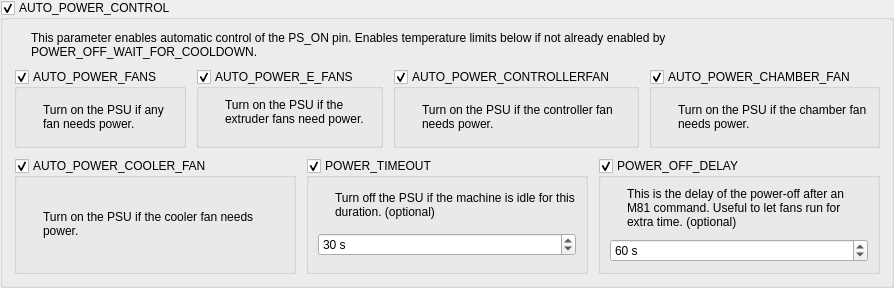
       <widget class="QGroupBox" name="uAutoPowerControlBox">
        <property name="enabled">
         <bool>true</bool>
        </property>
        <property name="title">
         <string>AUTO_POWER_CONTROL</string>
        </property>
        <property name="checkable">
         <bool>true</bool>
        </property>
        <property name="checked">
         <bool>true</bool>
        </property>
        <layout class="QGridLayout" name="gridLayout_7">
         <property name="spacing">
          <number>10</number>
         </property>
         <item row="1" column="0" colspan="2">
          <widget class="QWidget" name="widget_3" native="true">
           <layout class="QGridLayout" name="gridLayout_22" columnstretch="1,1,1,1">
            <property name="leftMargin">
             <number>0</number>
            </property>
            <property name="topMargin">
             <number>0</number>
            </property>
            <property name="rightMargin">
             <number>0</number>
            </property>
            <property name="bottomMargin">
             <number>0</number>
            </property>
            <property name="horizontalSpacing">
             <number>10</number>
            </property>
            <property name="verticalSpacing">
             <number>5</number>
            </property>
            <item row="0" column="1">
             <widget class="QGroupBox" name="uAutoPowerEFansBox">
              <property name="title">
               <string>AUTO_POWER_E_FANS</string>
              </property>
              <property name="checkable">
               <bool>true</bool>
              </property>
              <property name="checked">
               <bool>true</bool>
              </property>
              <layout class="QGridLayout" name="gridLayout_18">
               <property name="spacing">
                <number>10</number>
               </property>
               <item row="0" column="0" rowspan="2">
                <widget class="QLabel" name="label_44">
                 <property name="sizePolicy">
                  <sizepolicy hsizetype="Fixed" vsizetype="Fixed">
                   <horstretch>0</horstretch>
                   <verstretch>0</verstretch>
                  </sizepolicy>
                 </property>
                 <property name="text">
                  <string/>
                 </property>
                 <property name="pixmap">
                  <pixmap resource="../resources/resources.qrc">:/info_FILL0_wght100_GRAD0_opsz20.svg</pixmap>
                 </property>
                </widget>
               </item>
               <item row="0" column="1">
                <widget class="QLabel" name="label_43">
                 <property name="text">
                  <string>Turn on the PSU if the extruder fans need power.</string>
                 </property>
                 <property name="wordWrap">
                  <bool>true</bool>
                 </property>
                </widget>
               </item>
              </layout>
             </widget>
            </item>
            <item row="0" column="2">
             <widget class="QGroupBox" name="uAutoPowerControllerFanBox">
              <property name="title">
               <string>AUTO_POWER_CONTROLLERFAN</string>
              </property>
              <property name="checkable">
               <bool>true</bool>
              </property>
              <property name="checked">
               <bool>true</bool>
              </property>
              <layout class="QGridLayout" name="gridLayout_17">
               <property name="spacing">
                <number>10</number>
               </property>
               <item row="0" column="0">
                <widget class="QLabel" name="label_45">
                 <property name="sizePolicy">
                  <sizepolicy hsizetype="Fixed" vsizetype="Fixed">
                   <horstretch>0</horstretch>
                   <verstretch>0</verstretch>
                  </sizepolicy>
                 </property>
                 <property name="text">
                  <string/>
                 </property>
                 <property name="pixmap">
                  <pixmap resource="../resources/resources.qrc">:/info_FILL0_wght100_GRAD0_opsz20.svg</pixmap>
                 </property>
                </widget>
               </item>
               <item row="0" column="1">
                <widget class="QLabel" name="label_46">
                 <property name="text">
                  <string>Turn on the PSU if the controller fan needs power.</string>
                 </property>
                 <property name="wordWrap">
                  <bool>true</bool>
                 </property>
                </widget>
               </item>
              </layout>
             </widget>
            </item>
            <item row="0" column="0">
             <widget class="QGroupBox" name="uAutoPowerFansBox">
              <property name="title">
               <string>AUTO_POWER_FANS</string>
              </property>
              <property name="checkable">
               <bool>true</bool>
              </property>
              <property name="checked">
               <bool>true</bool>
              </property>
              <layout class="QGridLayout" name="gridLayout_19">
               <property name="spacing">
                <number>10</number>
               </property>
               <item row="0" column="0">
                <widget class="QLabel" name="label_37">
                 <property name="sizePolicy">
                  <sizepolicy hsizetype="Fixed" vsizetype="Fixed">
                   <horstretch>0</horstretch>
                   <verstretch>0</verstretch>
                  </sizepolicy>
                 </property>
                 <property name="text">
                  <string/>
                 </property>
                 <property name="pixmap">
                  <pixmap resource="../resources/resources.qrc">:/info_FILL0_wght100_GRAD0_opsz20.svg</pixmap>
                 </property>
                </widget>
               </item>
               <item row="0" column="1">
                <widget class="QLabel" name="label_38">
                 <property name="text">
                  <string>Turn on the PSU if any fan needs power.</string>
                 </property>
                 <property name="wordWrap">
                  <bool>true</bool>
                 </property>
                </widget>
               </item>
              </layout>
             </widget>
            </item>
            <item row="0" column="3">
             <widget class="QGroupBox" name="uAutoPowerChamberFanBox">
              <property name="title">
               <string>AUTO_POWER_CHAMBER_FAN</string>
              </property>
              <property name="checkable">
               <bool>true</bool>
              </property>
              <property name="checked">
               <bool>true</bool>
              </property>
              <layout class="QGridLayout" name="gridLayout_20">
               <property name="spacing">
                <number>10</number>
               </property>
               <item row="0" column="0">
                <widget class="QLabel" name="label_39">
                 <property name="sizePolicy">
                  <sizepolicy hsizetype="Fixed" vsizetype="Fixed">
                   <horstretch>0</horstretch>
                   <verstretch>0</verstretch>
                  </sizepolicy>
                 </property>
                 <property name="text">
                  <string/>
                 </property>
                 <property name="pixmap">
                  <pixmap resource="../resources/resources.qrc">:/info_FILL0_wght100_GRAD0_opsz20.svg</pixmap>
                 </property>
                </widget>
               </item>
               <item row="0" column="1">
                <widget class="QLabel" name="label_40">
                 <property name="text">
                  <string>Turn on the PSU if the chamber fan needs power.</string>
                 </property>
                 <property name="wordWrap">
                  <bool>true</bool>
                 </property>
                </widget>
               </item>
              </layout>
             </widget>
            </item>
           </layout>
          </widget>
         </item>
         <item row="2" column="0" colspan="2">
          <widget class="QWidget" name="widget_5" native="true">
           <layout class="QGridLayout" name="gridLayout_16" columnstretch="1,1,1">
            <property name="leftMargin">
             <number>0</number>
            </property>
            <property name="topMargin">
             <number>0</number>
            </property>
            <property name="rightMargin">
             <number>0</number>
            </property>
            <property name="bottomMargin">
             <number>0</number>
            </property>
            <property name="spacing">
             <number>10</number>
            </property>
            <item row="0" column="2">
             <widget class="QGroupBox" name="uPowerOffDelayBox">
              <property name="title">
               <string>POWER_OFF_DELAY</string>
              </property>
              <property name="checkable">
               <bool>true</bool>
              </property>
              <property name="checked">
               <bool>true</bool>
              </property>
              <layout class="QGridLayout" name="gridLayout_9">
               <property name="spacing">
                <number>10</number>
               </property>
               <item row="1" column="0">
                <widget class="QLabel" name="label_31">
                 <property name="sizePolicy">
                  <sizepolicy hsizetype="Fixed" vsizetype="Fixed">
                   <horstretch>0</horstretch>
                   <verstretch>0</verstretch>
                  </sizepolicy>
                 </property>
                 <property name="text">
                  <string/>
                 </property>
                 <property name="pixmap">
                  <pixmap resource="../resources/resources.qrc">:/info_FILL0_wght100_GRAD0_opsz20.svg</pixmap>
                 </property>
                </widget>
               </item>
               <item row="1" column="1">
                <widget class="QLabel" name="label_32">
                 <property name="text">
                  <string>This is the delay of the power-off after an M81 command. Useful to let fans run for extra time. (optional)</string>
                 </property>
                 <property name="wordWrap">
                  <bool>true</bool>
                 </property>
                </widget>
               </item>
               <item row="2" column="0" colspan="2">
                <widget class="QSpinBox" name="uPowerOffDelayEdit">
                 <property name="enabled">
                  <bool>true</bool>
                 </property>
                 <property name="suffix">
                  <string> s</string>
                 </property>
                 <property name="maximum">
                  <number>300</number>
                 </property>
                 <property name="value">
                  <number>60</number>
                 </property>
                </widget>
               </item>
              </layout>
             </widget>
            </item>
            <item row="0" column="1">
             <widget class="QGroupBox" name="uPowerTimeoutBox">
              <property name="title">
               <string>POWER_TIMEOUT</string>
              </property>
              <property name="checkable">
               <bool>true</bool>
              </property>
              <layout class="QGridLayout" name="gridLayout_8">
               <property name="spacing">
                <number>10</number>
               </property>
               <item row="1" column="0">
                <widget class="QLabel" name="label_29">
                 <property name="sizePolicy">
                  <sizepolicy hsizetype="Fixed" vsizetype="Fixed">
                   <horstretch>0</horstretch>
                   <verstretch>0</verstretch>
                  </sizepolicy>
                 </property>
                 <property name="text">
                  <string/>
                 </property>
                 <property name="pixmap">
                  <pixmap resource="../resources/resources.qrc">:/info_FILL0_wght100_GRAD0_opsz20.svg</pixmap>
                 </property>
                </widget>
               </item>
               <item row="1" column="1">
                <widget class="QLabel" name="label_30">
                 <property name="text">
                  <string>Turn off the PSU if the machine is idle for this duration. (optional)</string>
                 </property>
                 <property name="wordWrap">
                  <bool>true</bool>
                 </property>
                </widget>
               </item>
               <item row="2" column="0" colspan="2">
                <widget class="QSpinBox" name="uPowerTimeoutEdit">
                 <property name="enabled">
                  <bool>true</bool>
                 </property>
                 <property name="suffix">
                  <string> s</string>
                 </property>
                 <property name="maximum">
                  <number>300</number>
                 </property>
                 <property name="value">
                  <number>30</number>
                 </property>
                </widget>
               </item>
              </layout>
             </widget>
            </item>
            <item row="0" column="0">
             <widget class="QGroupBox" name="uAutoPowerCoolerFanBox">
              <property name="title">
               <string>AUTO_POWER_COOLER_FAN</string>
              </property>
              <property name="checkable">
               <bool>true</bool>
              </property>
              <property name="checked">
               <bool>true</bool>
              </property>
              <layout class="QGridLayout" name="gridLayout_21">
               <property name="spacing">
                <number>10</number>
               </property>
               <item row="0" column="0">
                <widget class="QLabel" name="label_41">
                 <property name="sizePolicy">
                  <sizepolicy hsizetype="Fixed" vsizetype="Fixed">
                   <horstretch>0</horstretch>
                   <verstretch>0</verstretch>
                  </sizepolicy>
                 </property>
                 <property name="text">
                  <string/>
                 </property>
                 <property name="pixmap">
                  <pixmap resource="../resources/resources.qrc">:/info_FILL0_wght100_GRAD0_opsz20.svg</pixmap>
                 </property>
                </widget>
               </item>
               <item row="0" column="1">
                <widget class="QLabel" name="label_42">
                 <property name="text">
                  <string>Turn on the PSU if the cooler fan needs power.</string>
                 </property>
                 <property name="wordWrap">
                  <bool>true</bool>
                 </property>
                </widget>
               </item>
              </layout>
             </widget>
            </item>
           </layout>
          </widget>
         </item>
         <item row="0" column="1">
          <widget class="QLabel" name="label_36">
           <property name="text">
            <string>This parameter enables automatic control of the PS_ON pin. Enables temperature limits below if not already enabled by POWER_OFF_WAIT_FOR_COOLDOWN.</string>
           </property>
           <property name="wordWrap">
            <bool>true</bool>
           </property>
          </widget>
         </item>
         <item row="0" column="0">
          <widget class="QLabel" name="label_35">
           <property name="sizePolicy">
            <sizepolicy hsizetype="Fixed" vsizetype="Fixed">
             <horstretch>0</horstretch>
             <verstretch>0</verstretch>
            </sizepolicy>
           </property>
           <property name="text">
            <string/>
           </property>
           <property name="pixmap">
            <pixmap resource="../resources/resources.qrc">:/info_FILL0_wght100_GRAD0_opsz20.svg</pixmap>
           </property>
          </widget>
         </item>
        </layout>
       </widget>
